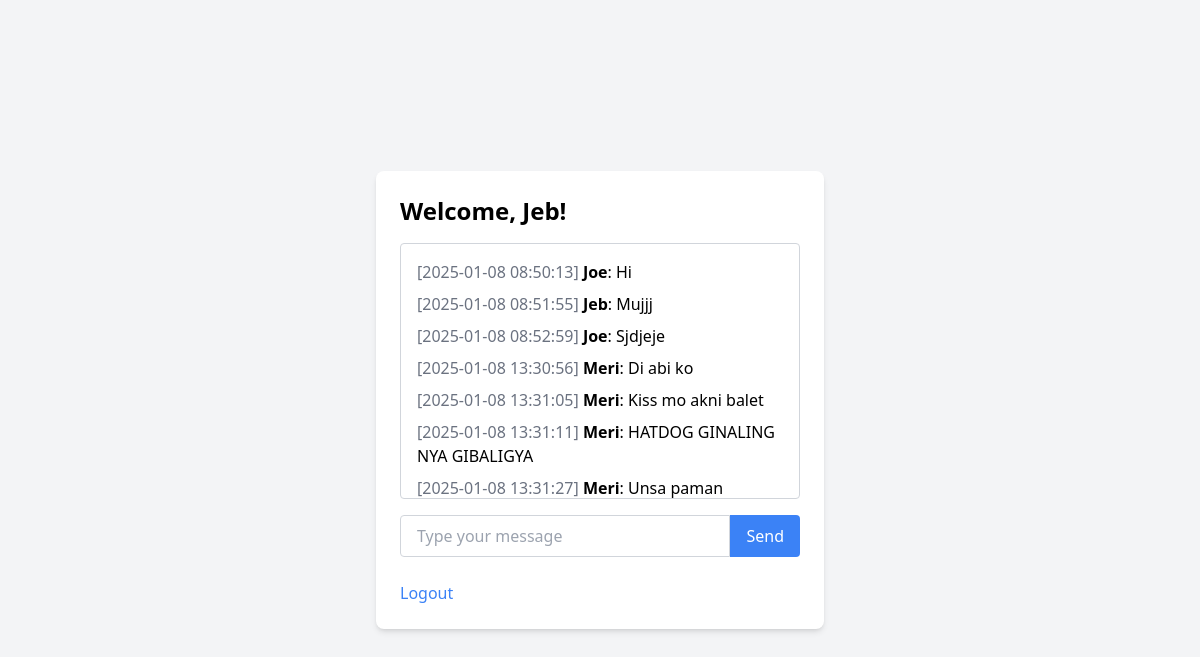
The page /chat (signed in) on the database its author committed.
### tables this page shows
CREATE TABLE messages (
            id INTEGER PRIMARY KEY AUTOINCREMENT,
            username TEXT NOT NULL,
            message TEXT NOT NULL,
            timestamp TEXT NOT NULL
        );

### app.py (the view)
@app.route("/chat")
def chat():
    if "user" not in session:
        return redirect(url_for("login"))
    conn = sqlite3.connect("users.db")
    c = conn.cursor()
    c.execute("SELECT username, message, timestamp FROM messages ORDER BY id ASC")
    messages = c.fetchall()
    conn.close()
    return render_template("chat.html", username=session["user"], messages=messages)

### templates/chat.html (shortened to what this page needs)
<!DOCTYPE html>
<html lang="en">
<head>
    <script src="https://cdn.tailwindcss.com"></script>
    <link rel="stylesheet" href="https://cdnjs.cloudflare.com/ajax/libs/font-awesome/5.15.3/css/all.min.css"></link>
</head>
<body class="bg-gray-100 flex flex-col items-center justify-center min-h-screen">
    <div class="bg-white shadow-md rounded-lg p-6 w-full max-w-md">
        <h2 class="text-2xl font-bold mb-4">Welcome, {{ username }}!</h2>
        <div id="chat-box" class="h-64 overflow-y-scroll border border-gray-300 p-4 mb-4 rounded">
            {% for username, message, timestamp in messages %}
                <div class="mb-2"><span class="text-gray-500">[{{ timestamp }}]</span> <span class="font-semibold">{{ username }}</span>: {{ message }}</div>
            {% endfor %}
        </div>
        <form id="message-form" class="flex">
            <input type="text" id="message" class="flex-grow border border-gray-300 rounded-l px-4 py-2 focus:outline-none" placeholder="Type your message" required>
            <button type="submit" class="bg-blue-500 text-white px-4 py-2 rounded-r hover:bg-blue-600 focus:outline-none">Send</button>
        </form>
        <br>
        <a href="/logout" class="text-blue-500 hover:underline">Logout</a>
    </div>
</body>
</html>

### rows shown on the page
messages: timestamp "2025-01-08 08:50:13", username "Joe", message "Hi"
messages: timestamp "2025-01-08 08:51:55", username "Jeb", message "Mujjj"
messages: timestamp "2025-01-08 08:52:59", username "Joe", message "Sjdjeje"
messages: timestamp "2025-01-08 13:30:56", username "Meri", message "Di abi ko"
messages: timestamp "2025-01-08 13:31:05", username "Meri", message "Kiss mo akni balet"
messages: timestamp "2025-01-08 13:31:11", username "Meri", message "HATDOG GINALING NYA GIBALIGYA"
messages: timestamp "2025-01-08 13:31:27", username "Meri", message "Unsa paman"

### other values the page prints
{{ username }} "Jeb"
